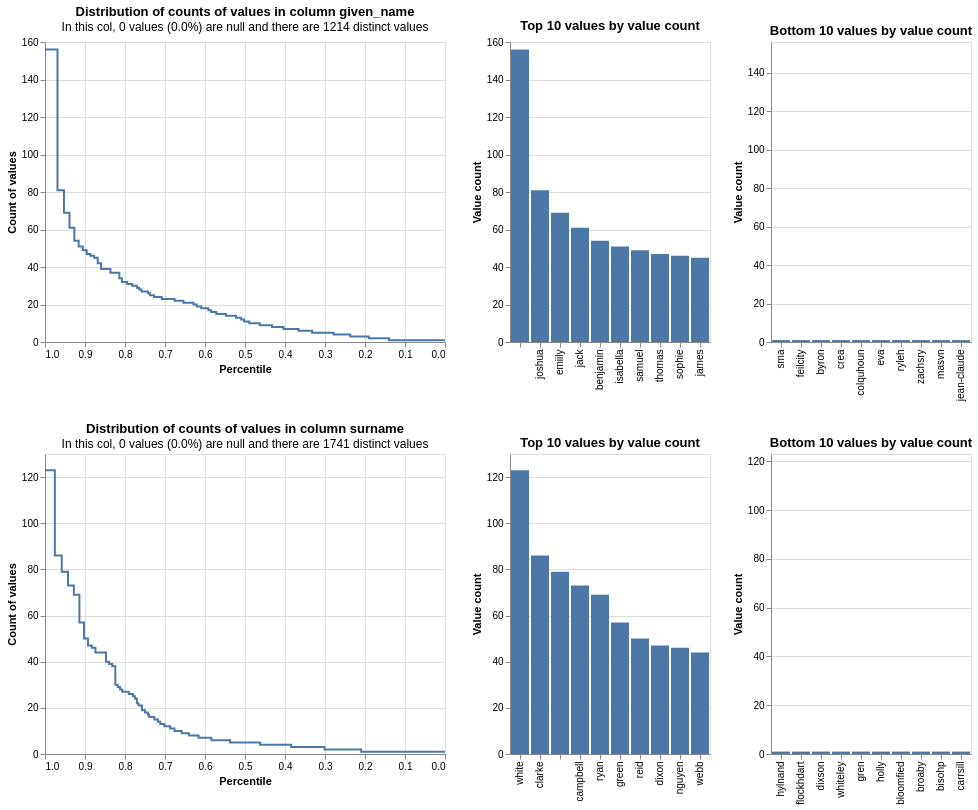

This figure's notebook cell:
### Code cell
from splink.exploratory import profile_columns

profile_columns(df, db_api=DuckDBAPI(), column_expressions=["given_name", "surname"])

### Figure 1 — Vega-Lite specification as saved in the notebook (floating-point values rounded to 4 significant figures)
{"config": {"view": {"continuousWidth": 400, "continuousHeight": 300}}, "vconcat": [{"hconcat": [{"mark": {"type": "line", "interpolate": "step-before"}, "data": {"values": [{"percentile_ex_nulls": 0.9688, "percentile_inc_nulls": 0.9688, "value_count": 156, "group_name": "given_name", "total_non_null_rows": 5000, "total_rows_inc_nulls": 5000, "sum_tokens_in_value_count_group": 156.0, "distinct_value_count": 1214}, {"percentile_ex_nulls": 0.9526, "percentile_inc_nulls": 0.9526, "value_count": 81, "group_name": "given_name", "total_non_null_rows": 5000, "total_rows_inc_nulls": 5000, "sum_tokens_in_value_count_group": 81.0, "distinct_value_count": 1214}, {"percentile_ex_nulls": 0.9388, "percentile_inc_nulls": 0.9388, "value_count": 69, "group_name": "given_name", "total_non_null_rows": 5000, "total_rows_inc_nulls": 5000, "sum_tokens_in_value_count_group": 69.0, "distinct_value_count": 1214}, {"percentile_ex_nulls": 0.9266, "percentile_inc_nulls": 0.9266, "value_count": 61, "group_name": "given_name", "total_non_null_rows": 5000, "total_rows_inc_nulls": 5000, "sum_tokens_in_value_count_group": 61.0, "distinct_value_count": 1214}, {"percentile_ex_nulls": 0.9158, "percentile_inc_nulls": 0.9158, "value_count": 54, "group_name": "given_name", "total_non_null_rows": 5000, "total_rows_inc_nulls": 5000, "sum_tokens_in_value_count_group": 54.0, "distinct_value_count": 1214}, {"percentile_ex_nulls": 0.9056, "percentile_inc_nulls": 0.9056, "value_count": 51, "group_name": "given_name", "total_non_null_rows": 5000, "total_rows_inc_nulls": 5000, "sum_tokens_in_value_count_group": 51.0, "distinct_value_count": 1214}, {"percentile_ex_nulls": 0.8958, "percentile_inc_nulls": 0.8958, "value_count": 49, "group_name": "given_name", "total_non_null_rows": 5000, "total_rows_inc_nulls": 5000, "sum_tokens_in_value_count_group": 49.0, "distinct_value_count": 1214}, {"percentile_ex_nulls": 0.8864, "percentile_inc_nulls": 0.8864, "value_count": 47, "group_name": "given_name", "total_non_null_rows": 5000, "total_rows_inc_nulls": 5000, "sum_tokens_in_value_count_group": 47.0, "distinct_value_count": 1214}, {"percentile_ex_nulls": 0.8772, "percentile_inc_nulls": 0.8772, "value_count": 46, "group_name": "given_name", "total_non_null_rows": 5000, "total_rows_inc_nulls": 5000, "sum_tokens_in_value_count_group": 46.0, "distinct_value_count": 1214}, {"percentile_ex_nulls": 0.8682, "percentile_inc_nulls": 0.8682, "value_count": 45, "group_name": "given_name", "total_non_null_rows": 5000, "total_rows_inc_nulls": 5000, "sum_tokens_in_value_count_group": 45.0, "distinct_value_count": 1214}, {"percentile_ex_nulls": 0.8598, "percentile_inc_nulls": 0.8598, "value_count": 42, "group_name": "given_name", "total_non_null_rows": 5000, "total_rows_inc_nulls": 5000, "sum_tokens_in_value_count_group": 42.0, "distinct_value_count": 1214}, {"percentile_ex_nulls": 0.8364, "percentile_inc_nulls": 0.8364, "value_count": 39, "group_name": "given_name", "total_non_null_rows": 5000, "total_rows_inc_nulls": 5000, "sum_tokens_in_value_count_group": 117.0, "distinct_value_count": 1214}, {"percentile_ex_nulls": 0.8142, "percentile_inc_nulls": 0.8142, "value_count": 37, "group_name": "given_name", "total_non_null_rows": 5000, "total_rows_inc_nulls": 5000, "sum_tokens_in_value_count_group": 111.0, "distinct_value_count": 1214}, {"percentile_ex_nulls": 0.8074, "percentile_inc_nulls": 0.8074, "value_count": 34, "group_name": "given_name", "total_non_null_rows": 5000, "total_rows_inc_nulls": 5000, "sum_tokens_in_value_count_group": 34.0, "distinct_value_count": 1214}, {"percentile_ex_nulls": 0.7946, "percentile_inc_nulls": 0.7946, "value_count": 32, "group_name": "given_name", "total_non_null_rows": 5000, "total_rows_inc_nulls": 5000, "sum_tokens_in_value_count_group": 64.0, "distinct_value_count": 1214}, {"percentile_ex_nulls": 0.7822, "percentile_inc_nulls": 0.7822, "value_count": 31, "group_name": "given_name", "total_non_null_rows": 5000, "total_rows_inc_nulls": 5000, "sum_tokens_in_value_count_group": 62.0, "distinct_value_count": 1214}, {"percentile_ex_nulls": 0.7702, "percentile_inc_nulls": 0.7702, "value_count": 30, "group_name": "given_name", "total_non_null_rows": 5000, "total_rows_inc_nulls": 5000, "sum_tokens_in_value_count_group": 60.0, "distinct_value_count": 1214}, {"percentile_ex_nulls": 0.7644, "percentile_inc_nulls": 0.7644, "value_count": 29, "group_name": "given_name", "total_non_null_rows": 5000, "total_rows_inc_nulls": 5000, "sum_tokens_in_value_count_group": 29.0, "distinct_value_count": 1214}, {"percentile_ex_nulls": 0.7588, "percentile_inc_nulls": 0.7588, "value_count": 28, "group_name": "given_name", "total_non_null_rows": 5000, "total_rows_inc_nulls": 5000, "sum_tokens_in_value_count_group": 28.0, "distinct_value_count": 1214}, {"percentile_ex_nulls": 0.7426, "percentile_inc_nulls": 0.7426, "value_count": 27, "group_name": "given_name", "total_non_null_rows": 5000, "total_rows_inc_nulls": 5000, "sum_tokens_in_value_count_group": 81.0, "distinct_value_count": 1214}, {"percentile_ex_nulls": 0.7374, "percentile_inc_nulls": 0.7374, "value_count": 26, "group_name": "given_name", "total_non_null_rows": 5000, "total_rows_inc_nulls": 5000, "sum_tokens_in_value_count_group": 26.0, "distinct_value_count": 1214}, {"percentile_ex_nulls": 0.7274, "percentile_inc_nulls": 0.7274, "value_count": 25, "group_name": "given_name", "total_non_null_rows": 5000, "total_rows_inc_nulls": 5000, "sum_tokens_in_value_count_group": 50.0, "distinct_value_count": 1214}, {"percentile_ex_nulls": 0.7082, "percentile_inc_nulls": 0.7082, "value_count": 24, "group_name": "given_name", "total_non_null_rows": 5000, "total_rows_inc_nulls": 5000, "sum_tokens_in_value_count_group": 96.0, "distinct_value_count": 1214}, {"percentile_ex_nulls": 0.676, "percentile_inc_nulls": 0.676, "value_count": 23, "group_name": "given_name", "total_non_null_rows": 5000, "total_rows_inc_nulls": 5000, "sum_tokens_in_value_count_group": 161.0, "distinct_value_count": 1214}, {"percentile_ex_nulls": 0.654, "percentile_inc_nulls": 0.654, "value_count": 22, "group_name": "given_name", "total_non_null_rows": 5000, "total_rows_inc_nulls": 5000, "sum_tokens_in_value_count_group": 110.0, "distinct_value_count": 1214}, {"percentile_ex_nulls": 0.6288, "percentile_inc_nulls": 0.6288, "value_count": 21, "group_name": "given_name", "total_non_null_rows": 5000, "total_rows_inc_nulls": 5000, "sum_tokens_in_value_count_group": 126.0, "distinct_value_count": 1214}, {"percentile_ex_nulls": 0.6208, "percentile_inc_nulls": 0.6208, "value_count": 20, "group_name": "given_name", "total_non_null_rows": 5000, "total_rows_inc_nulls": 5000, "sum_tokens_in_value_count_group": 40.0, "distinct_value_count": 1214}, {"percentile_ex_nulls": 0.6094, "percentile_inc_nulls": 0.6094, "value_count": 19, "group_name": "given_name", "total_non_null_rows": 5000, "total_rows_inc_nulls": 5000, "sum_tokens_in_value_count_group": 57.0, "distinct_value_count": 1214}, {"percentile_ex_nulls": 0.5914, "percentile_inc_nulls": 0.5914, "value_count": 18, "group_name": "given_name", "total_non_null_rows": 5000, "total_rows_inc_nulls": 5000, "sum_tokens_in_value_count_group": 90.0, "distinct_value_count": 1214}, {"percentile_ex_nulls": 0.5846, "percentile_inc_nulls": 0.5846, "value_count": 17, "group_name": "given_name", "total_non_null_rows": 5000, "total_rows_inc_nulls": 5000, "sum_tokens_in_value_count_group": 34.0, "distinct_value_count": 1214}, {"percentile_ex_nulls": 0.5718, "percentile_inc_nulls": 0.5718, "value_count": 16, "group_name": "given_name", "total_non_null_rows": 5000, "total_rows_inc_nulls": 5000, "sum_tokens_in_value_count_group": 64.0, "distinct_value_count": 1214}, {"percentile_ex_nulls": 0.5478, "percentile_inc_nulls": 0.5478, "value_count": 15, "group_name": "given_name", "total_non_null_rows": 5000, "total_rows_inc_nulls": 5000, "sum_tokens_in_value_count_group": 120.0, "distinct_value_count": 1214}, {"percentile_ex_nulls": 0.5226, "percentile_inc_nulls": 0.5226, "value_count": 14, "group_name": "given_name", "total_non_null_rows": 5000, "total_rows_inc_nulls": 5000, "sum_tokens_in_value_count_group": 126.0, "distinct_value_count": 1214}, {"percentile_ex_nulls": 0.5096, "percentile_inc_nulls": 0.5096, "value_count": 13, "group_name": "given_name", "total_non_null_rows": 5000, "total_rows_inc_nulls": 5000, "sum_tokens_in_value_count_group": 65.0, "distinct_value_count": 1214}, {"percentile_ex_nulls": 0.5024, "percentile_inc_nulls": 0.5024, "value_count": 12, "group_name": "given_name", "total_non_null_rows": 5000, "total_rows_inc_nulls": 5000, "sum_tokens_in_value_count_group": 36.0, "distinct_value_count": 1214}, {"percentile_ex_nulls": 0.4892, "percentile_inc_nulls": 0.4892, "value_count": 11, "group_name": "given_name", "total_non_null_rows": 5000, "total_rows_inc_nulls": 5000, "sum_tokens_in_value_count_group": 66.0, "distinct_value_count": 1214}, {"percentile_ex_nulls": 0.4632, "percentile_inc_nulls": 0.4632, "value_count": 10, "group_name": "given_name", "total_non_null_rows": 5000, "total_rows_inc_nulls": 5000, "sum_tokens_in_value_count_group": 130.0, "distinct_value_count": 1214}, {"percentile_ex_nulls": 0.4326, "percentile_inc_nulls": 0.4326, "value_count": 9, "group_name": "given_name", "total_non_null_rows": 5000, "total_rows_inc_nulls": 5000, "sum_tokens_in_value_count_group": 153.0, "distinct_value_count": 1214}, {"percentile_ex_nulls": 0.4038, "percentile_inc_nulls": 0.4038, "value_count": 8, "group_name": "given_name", "total_non_null_rows": 5000, "total_rows_inc_nulls": 5000, "sum_tokens_in_value_count_group": 144.0, "distinct_value_count": 1214}, {"percentile_ex_nulls": 0.366, "percentile_inc_nulls": 0.366, "value_count": 7, "group_name": "given_name", "total_non_null_rows": 5000, "total_rows_inc_nulls": 5000, "sum_tokens_in_value_count_group": 189.0, "distinct_value_count": 1214}, {"percentile_ex_nulls": 0.3324, "percentile_inc_nulls": 0.3324, "value_count": 6, "group_name": "given_name", "total_non_null_rows": 5000, "total_rows_inc_nulls": 5000, "sum_tokens_in_value_count_group": 168.0, "distinct_value_count": 1214}, {"percentile_ex_nulls": 0.2784, "percentile_inc_nulls": 0.2784, "value_count": 5, "group_name": "given_name", "total_non_null_rows": 5000, "total_rows_inc_nulls": 5000, "sum_tokens_in_value_count_group": 270.0, "distinct_value_count": 1214}, {"percentile_ex_nulls": 0.2368, "percentile_inc_nulls": 0.2368, "value_count": 4, "group_name": "given_name", "total_non_null_rows": 5000, "total_rows_inc_nulls": 5000, "sum_tokens_in_value_count_group": 208.0, "distinct_value_count": 1214}, {"percentile_ex_nulls": 0.1906, "percentile_inc_nulls": 0.1906, "value_count": 3, "group_name": "given_name", "total_non_null_rows": 5000, "total_rows_inc_nulls": 5000, "sum_tokens_in_value_count_group": 231.0, "distinct_value_count": 1214}, {"percentile_ex_nulls": 0.1402, "percentile_inc_nulls": 0.1402, "value_count": 2, "group_name": "given_name", "total_non_null_rows": 5000, "total_rows_inc_nulls": 5000, "sum_tokens_in_value_count_group": 252.0, "distinct_value_count": 1214}, {"percentile_ex_nulls": 0.0, "percentile_inc_nulls": 0.0, "value_count": 1, "group_name": "given_name", "total_non_null_rows": 5000, "total_rows_inc_nulls": 5000, "sum_tokens_in_value_count_group": 701.0, "distinct_value_count": 1214}, {"percentile_ex_nulls": 1.0, "percentile_inc_nulls": 1.0, "value_count": 156, "group_name": "given_name", "total_non_null_rows": 5000, "total_rows_inc_nulls": 5000, "sum_tokens_in_value_count_group": 156.0, "distinct_value_count": 1214}]}, "encoding": {"tooltip": [{"field": "value_count", "type": "quantitative"}, {"field": "percentile_ex_nulls", "type": "quantitative"}, {"field": "percentile_inc_nulls", "type": "quantitative"}, {"field": "total_non_null_rows", "type": "quantitative"}, {"field": "total_rows_inc_nulls", "type": "quantitative"}], "x": {"field": "percentile_ex_nulls", "sort": "descending", "title": "Percentile", "type": "quantitative"}, "y": {"field": "value_count", "title": "Count of values", "type": "quantitative"}}, "title": {"text": "Distribution of counts of values in column given_name", "subtitle": "In this col, 0 values (0.0%) are null and there are 1214 distinct values"}}, {"mark": "bar", "data": {"values": [{"value_count": 156, "group_name": "given_name", "value": " ", "total_non_null_rows": 5000, "total_rows_inc_nulls": 5000, "distinct_value_count": 1214}, {"value_count": 81, "group_name": "given_name", "value": " joshua", "total_non_null_rows": 5000, "total_rows_inc_nulls": 5000, "distinct_value_count": 1214}, {"value_count": 69, "group_name": "given_name", "value": " emiily", "total_non_null_rows": 5000, "total_rows_inc_nulls": 5000, "distinct_value_count": 1214}, {"value_count": 61, "group_name": "given_name", "value": " jack", "total_non_null_rows": 5000, "total_rows_inc_nulls": 5000, "distinct_value_count": 1214}, {"value_count": 54, "group_name": "given_name", "value": " benjamin", "total_non_null_rows": 5000, "total_rows_inc_nulls": 5000, "distinct_value_count": 1214}, {"value_count": 51, "group_name": "given_name", "value": " isabella", "total_non_null_rows": 5000, "total_rows_inc_nulls": 5000, "distinct_value_count": 1214}, {"value_count": 49, "group_name": "given_name", "value": " samuel", "total_non_null_rows": 5000, "total_rows_inc_nulls": 5000, "distinct_value_count": 1214}, {"value_count": 47, "group_name": "given_name", "value": " thomas", "total_non_null_rows": 5000, "total_rows_inc_nulls": 5000, "distinct_value_count": 1214}, {"value_count": 46, "group_name": "given_name", "value": " sophie", "total_non_null_rows": 5000, "total_rows_inc_nulls": 5000, "distinct_value_count": 1214}, {"value_count": 45, "group_name": "given_name", "value": " james", "total_non_null_rows": 5000, "total_rows_inc_nulls": 5000, "distinct_value_count": 1214}]}, "encoding": {"tooltip": [{"field": "value", "type": "nominal"}, {"field": "value_count", "type": "quantitative"}, {"field": "total_non_null_rows", "type": "quantitative"}, {"field": "total_rows_inc_nulls", "type": "quantitative"}], "x": {"field": "value", "sort": "-y", "title": null, "type": "nominal"}, "y": {"field": "value_count", "title": "Value count", "type": "quantitative"}}, "title": "Top 10 values by value count"}, {"mark": "bar", "data": {"values": [{"value_count": 1, "group_name": "given_name", "value": " sma", "total_non_null_rows": 5000, "total_rows_inc_nulls": 5000, "distinct_value_count": 1214}, {"value_count": 1, "group_name": "given_name", "value": " feilcity", "total_non_null_rows": 5000, "total_rows_inc_nulls": 5000, "distinct_value_count": 1214}, {"value_count": 1, "group_name": "given_name", "value": " byron", "total_non_null_rows": 5000, "total_rows_inc_nulls": 5000, "distinct_value_count": 1214}, {"value_count": 1, "group_name": "given_name", "value": " crea", "total_non_null_rows": 5000, "total_rows_inc_nulls": 5000, "distinct_value_count": 1214}, {"value_count": 1, "group_name": "given_name", "value": " colquhoun", "total_non_null_rows": 5000, "total_rows_inc_nulls": 5000, "distinct_value_count": 1214}, {"value_count": 1, "group_name": "given_name", "value": " eva", "total_non_null_rows": 5000, "total_rows_inc_nulls": 5000, "distinct_value_count": 1214}, {"value_count": 1, "group_name": "given_name", "value": " ryleh", "total_non_null_rows": 5000, "total_rows_inc_nulls": 5000, "distinct_value_count": 1214}, {"value_count": 1, "group_name": "given_name", "value": " zachsry", "total_non_null_rows": 5000, "total_rows_inc_nulls": 5000, "distinct_value_count": 1214}, {"value_count": 1, "group_name": "given_name", "value": " masvn", "total_non_null_rows": 5000, "total_rows_inc_nulls": 5000, "distinct_value_count": 1214}, {"value_count": 1, "group_name": "given_name", "value": " jean-claude", "total_non_null_rows": 5000, "total_rows_inc_nulls": 5000, "distinct_value_count": 1214}]}, "encoding": {"tooltip": [{"field": "value", "type": "nominal"}, {"field": "value_count", "type": "quantitative"}, {"field": "total_non_null_rows", "type": "quantitative"}, {"field": "total_rows_inc_nulls", "type": "quantitative"}], "x": {"field": "value", "sort": "-y", "title": null, "type": "nominal"}, "y": {"field": "value_count", "scale": {"domain": [0, 156]}, "title": "Value count", "type": "quantitative"}}, "title": "Bottom 10 values by value count"}]}, {"hconcat": [{"mark": {"type": "line", "interpolate": "step-before"}, "data": {"values": [{"percentile_ex_nulls": 0.9754, "percentile_inc_nulls": 0.9754, "value_count": 123, "group_name": "surname", "total_non_null_rows": 5000, "total_rows_inc_nulls": 5000, "sum_tokens_in_value_count_group": 123.0, "distinct_value_count": 1741}, {"percentile_ex_nulls": 0.9582, "percentile_inc_nulls": 0.9582, "value_count": 86, "group_name": "surname", "total_non_null_rows": 5000, "total_rows_inc_nulls": 5000, "sum_tokens_in_value_count_group": 86.0, "distinct_value_count": 1741}, {"percentile_ex_nulls": 0.9424, "percentile_inc_nulls": 0.9424, "value_count": 79, "group_name": "surname", "total_non_null_rows": 5000, "total_rows_inc_nulls": 5000, "sum_tokens_in_value_count_group": 79.0, "distinct_value_count": 1741}, {"percentile_ex_nulls": 0.9278, "percentile_inc_nulls": 0.9278, "value_count": 73, "group_name": "surname", "total_non_null_rows": 5000, "total_rows_inc_nulls": 5000, "sum_tokens_in_value_count_group": 73.0, "distinct_value_count": 1741}, {"percentile_ex_nulls": 0.914, "percentile_inc_nulls": 0.914, "value_count": 69, "group_name": "surname", "total_non_null_rows": 5000, "total_rows_inc_nulls": 5000, "sum_tokens_in_value_count_group": 69.0, "distinct_value_count": 1741}, {"percentile_ex_nulls": 0.9026, "percentile_inc_nulls": 0.9026, "value_count": 57, "group_name": "surname", "total_non_null_rows": 5000, "total_rows_inc_nulls": 5000, "sum_tokens_in_value_count_group": 57.0, "distinct_value_count": 1741}, {"percentile_ex_nulls": 0.8926, "percentile_inc_nulls": 0.8926, "value_count": 50, "group_name": "surname", "total_non_null_rows": 5000, "total_rows_inc_nulls": 5000, "sum_tokens_in_value_count_group": 50.0, "distinct_value_count": 1741}, {"percentile_ex_nulls": 0.8832, "percentile_inc_nulls": 0.8832, "value_count": 47, "group_name": "surname", "total_non_null_rows": 5000, "total_rows_inc_nulls": 5000, "sum_tokens_in_value_count_group": 47.0, "distinct_value_count": 1741}, {"percentile_ex_nulls": 0.874, "percentile_inc_nulls": 0.874, "value_count": 46, "group_name": "surname", "total_non_null_rows": 5000, "total_rows_inc_nulls": 5000, "sum_tokens_in_value_count_group": 46.0, "distinct_value_count": 1741}, {"percentile_ex_nulls": 0.8476, "percentile_inc_nulls": 0.8476, "value_count": 44, "group_name": "surname", "total_non_null_rows": 5000, "total_rows_inc_nulls": 5000, "sum_tokens_in_value_count_group": 132.0, "distinct_value_count": 1741}, {"percentile_ex_nulls": 0.8396, "percentile_inc_nulls": 0.8396, "value_count": 40, "group_name": "surname", "total_non_null_rows": 5000, "total_rows_inc_nulls": 5000, "sum_tokens_in_value_count_group": 40.0, "distinct_value_count": 1741}, {"percentile_ex_nulls": 0.8318, "percentile_inc_nulls": 0.8318, "value_count": 39, "group_name": "surname", "total_non_null_rows": 5000, "total_rows_inc_nulls": 5000, "sum_tokens_in_value_count_group": 39.0, "distinct_value_count": 1741}, {"percentile_ex_nulls": 0.8242, "percentile_inc_nulls": 0.8242, "value_count": 38, "group_name": "surname", "total_non_null_rows": 5000, "total_rows_inc_nulls": 5000, "sum_tokens_in_value_count_group": 38.0, "distinct_value_count": 1741}, {"percentile_ex_nulls": 0.8182, "percentile_inc_nulls": 0.8182, "value_count": 30, "group_name": "surname", "total_non_null_rows": 5000, "total_rows_inc_nulls": 5000, "sum_tokens_in_value_count_group": 30.0, "distinct_value_count": 1741}, {"percentile_ex_nulls": 0.8124, "percentile_inc_nulls": 0.8124, "value_count": 29, "group_name": "surname", "total_non_null_rows": 5000, "total_rows_inc_nulls": 5000, "sum_tokens_in_value_count_group": 29.0, "distinct_value_count": 1741}, {"percentile_ex_nulls": 0.8068, "percentile_inc_nulls": 0.8068, "value_count": 28, "group_name": "surname", "total_non_null_rows": 5000, "total_rows_inc_nulls": 5000, "sum_tokens_in_value_count_group": 28.0, "distinct_value_count": 1741}, {"percentile_ex_nulls": 0.7906, "percentile_inc_nulls": 0.7906, "value_count": 27, "group_name": "surname", "total_non_null_rows": 5000, "total_rows_inc_nulls": 5000, "sum_tokens_in_value_count_group": 81.0, "distinct_value_count": 1741}, {"percentile_ex_nulls": 0.7802, "percentile_inc_nulls": 0.7802, "value_count": 26, "group_name": "surname", "total_non_null_rows": 5000, "total_rows_inc_nulls": 5000, "sum_tokens_in_value_count_group": 52.0, "distinct_value_count": 1741}, {"percentile_ex_nulls": 0.7752, "percentile_inc_nulls": 0.7752, "value_count": 25, "group_name": "surname", "total_non_null_rows": 5000, "total_rows_inc_nulls": 5000, "sum_tokens_in_value_count_group": 25.0, "distinct_value_count": 1741}, {"percentile_ex_nulls": 0.7704, "percentile_inc_nulls": 0.7704, "value_count": 24, "group_name": "surname", "total_non_null_rows": 5000, "total_rows_inc_nulls": 5000, "sum_tokens_in_value_count_group": 24.0, "distinct_value_count": 1741}, {"percentile_ex_nulls": 0.766, "percentile_inc_nulls": 0.766, "value_count": 22, "group_name": "surname", "total_non_null_rows": 5000, "total_rows_inc_nulls": 5000, "sum_tokens_in_value_count_group": 22.0, "distinct_value_count": 1741}, {"percentile_ex_nulls": 0.7576, "percentile_inc_nulls": 0.7576, "value_count": 21, "group_name": "surname", "total_non_null_rows": 5000, "total_rows_inc_nulls": 5000, "sum_tokens_in_value_count_group": 42.0, "distinct_value_count": 1741}, {"percentile_ex_nulls": 0.75, "percentile_inc_nulls": 0.75, "value_count": 19, "group_name": "surname", "total_non_null_rows": 5000, "total_rows_inc_nulls": 5000, "sum_tokens_in_value_count_group": 38.0, "distinct_value_count": 1741}, {"percentile_ex_nulls": 0.7428, "percentile_inc_nulls": 0.7428, "value_count": 18, "group_name": "surname", "total_non_null_rows": 5000, "total_rows_inc_nulls": 5000, "sum_tokens_in_value_count_group": 36.0, "distinct_value_count": 1741}, {"percentile_ex_nulls": 0.7394, "percentile_inc_nulls": 0.7394, "value_count": 17, "group_name": "surname", "total_non_null_rows": 5000, "total_rows_inc_nulls": 5000, "sum_tokens_in_value_count_group": 17.0, "distinct_value_count": 1741}, {"percentile_ex_nulls": 0.7266, "percentile_inc_nulls": 0.7266, "value_count": 16, "group_name": "surname", "total_non_null_rows": 5000, "total_rows_inc_nulls": 5000, "sum_tokens_in_value_count_group": 64.0, "distinct_value_count": 1741}, {"percentile_ex_nulls": 0.7176, "percentile_inc_nulls": 0.7176, "value_count": 15, "group_name": "surname", "total_non_null_rows": 5000, "total_rows_inc_nulls": 5000, "sum_tokens_in_value_count_group": 45.0, "distinct_value_count": 1741}, {"percentile_ex_nulls": 0.712, "percentile_inc_nulls": 0.712, "value_count": 14, "group_name": "surname", "total_non_null_rows": 5000, "total_rows_inc_nulls": 5000, "sum_tokens_in_value_count_group": 28.0, "distinct_value_count": 1741}, {"percentile_ex_nulls": 0.7016, "percentile_inc_nulls": 0.7016, "value_count": 13, "group_name": "surname", "total_non_null_rows": 5000, "total_rows_inc_nulls": 5000, "sum_tokens_in_value_count_group": 52.0, "distinct_value_count": 1741}, {"percentile_ex_nulls": 0.6872, "percentile_inc_nulls": 0.6872, "value_count": 12, "group_name": "surname", "total_non_null_rows": 5000, "total_rows_inc_nulls": 5000, "sum_tokens_in_value_count_group": 72.0, "distinct_value_count": 1741}, {"percentile_ex_nulls": 0.6762, "percentile_inc_nulls": 0.6762, "value_count": 11, "group_name": "surname", "total_non_null_rows": 5000, "total_rows_inc_nulls": 5000, "sum_tokens_in_value_count_group": 55.0, "distinct_value_count": 1741}, {"percentile_ex_nulls": 0.6582, "percentile_inc_nulls": 0.6582, "value_count": 10, "group_name": "surname", "total_non_null_rows": 5000, "total_rows_inc_nulls": 5000, "sum_tokens_in_value_count_group": 90.0, "distinct_value_count": 1741}, {"percentile_ex_nulls": 0.6402, "percentile_inc_nulls": 0.6402, "value_count": 9, "group_name": "surname", "total_non_null_rows": 5000, "total_rows_inc_nulls": 5000, "sum_tokens_in_value_count_group": 90.0, "distinct_value_count": 1741}, {"percentile_ex_nulls": 0.6162, "percentile_inc_nulls": 0.6162, "value_count": 8, "group_name": "surname", "total_non_null_rows": 5000, "total_rows_inc_nulls": 5000, "sum_tokens_in_value_count_group": 120.0, "distinct_value_count": 1741}, {"percentile_ex_nulls": 0.584, "percentile_inc_nulls": 0.584, "value_count": 7, "group_name": "surname", "total_non_null_rows": 5000, "total_rows_inc_nulls": 5000, "sum_tokens_in_value_count_group": 161.0, "distinct_value_count": 1741}, {"percentile_ex_nulls": 0.5372, "percentile_inc_nulls": 0.5372, "value_count": 6, "group_name": "surname", "total_non_null_rows": 5000, "total_rows_inc_nulls": 5000, "sum_tokens_in_value_count_group": 234.0, "distinct_value_count": 1741}, {"percentile_ex_nulls": 0.4622, "percentile_inc_nulls": 0.4622, "value_count": 5, "group_name": "surname", "total_non_null_rows": 5000, "total_rows_inc_nulls": 5000, "sum_tokens_in_value_count_group": 375.0, "distinct_value_count": 1741}, {"percentile_ex_nulls": 0.3846, "percentile_inc_nulls": 0.3846, "value_count": 4, "group_name": "surname", "total_non_null_rows": 5000, "total_rows_inc_nulls": 5000, "sum_tokens_in_value_count_group": 388.0, "distinct_value_count": 1741}, {"percentile_ex_nulls": 0.3012, "percentile_inc_nulls": 0.3012, "value_count": 3, "group_name": "surname", "total_non_null_rows": 5000, "total_rows_inc_nulls": 5000, "sum_tokens_in_value_count_group": 417.0, "distinct_value_count": 1741}, {"percentile_ex_nulls": 0.2096, "percentile_inc_nulls": 0.2096, "value_count": 2, "group_name": "surname", "total_non_null_rows": 5000, "total_rows_inc_nulls": 5000, "sum_tokens_in_value_count_group": 458.0, "distinct_value_count": 1741}, {"percentile_ex_nulls": 0.0, "percentile_inc_nulls": 0.0, "value_count": 1, "group_name": "surname", "total_non_null_rows": 5000, "total_rows_inc_nulls": 5000, "sum_tokens_in_value_count_group": 1048.0, "distinct_value_count": 1741}, {"percentile_ex_nulls": 1.0, "percentile_inc_nulls": 1.0, "value_count": 123, "group_name": "surname", "total_non_null_rows": 5000, "total_rows_inc_nulls": 5000, "sum_tokens_in_value_count_group": 123.0, "distinct_value_count": 1741}]}, "encoding": {"tooltip": [{"field": "value_count", "type": "quantitative"}, {"field": "percentile_ex_nulls", "type": "quantitative"}, {"field": "percentile_inc_nulls", "type": "quantitative"}, {"field": "total_non_null_rows", "type": "quantitative"}, {"field": "total_rows_inc_nulls", "type": "quantitative"}], "x": {"field": "percentile_ex_nulls", "sort": "descending", "title": "Percentile", "type": "quantitative"}, "y": {"field": "value_count", "title": "Count of values", "type": "quantitative"}}, "title": {"text": "Distribution of counts of values in column surname", "subtitle": "In this col, 0 values (0.0%) are null and there are 1741 distinct values"}}, {"mark": "bar", "data": {"values": [{"value_count": 123, "group_name": "surname", "value": " white", "total_non_null_rows": 5000, "total_rows_inc_nulls": 5000, "distinct_value_count": 1741}, {"value_count": 86, "group_name": "surname", "value": " clarke", "total_non_null_rows": 5000, "total_rows_inc_nulls": 5000, "distinct_value_count": 1741}, {"value_count": 79, "group_name": "surname", "value": " ", "total_non_null_rows": 5000, "total_rows_inc_nulls": 5000, "distinct_value_count": 1741}, {"value_count": 73, "group_name": "surname", "value": " campbell", "total_non_null_rows": 5000, "total_rows_inc_nulls": 5000, "distinct_value_count": 1741}, {"value_count": 69, "group_name": "surname", "value": " ryan", "total_non_null_rows": 5000, "total_rows_inc_nulls": 5000, "distinct_value_count": 1741}, {"value_count": 57, "group_name": "surname", "value": " green", "total_non_null_rows": 5000, "total_rows_inc_nulls": 5000, "distinct_value_count": 1741}, {"value_count": 50, "group_name": "surname", "value": " reid", "total_non_null_rows": 5000, "total_rows_inc_nulls": 5000, "distinct_value_count": 1741}, {"value_count": 47, "group_name": "surname", "value": " dixon", "total_non_null_rows": 5000, "total_rows_inc_nulls": 5000, "distinct_value_count": 1741}, {"value_count": 46, "group_name": "surname", "value": " nguyen", "total_non_null_rows": 5000, "total_rows_inc_nulls": 5000, "distinct_value_count": 1741}, {"value_count": 44, "group_name": "surname", "value": " webb", "total_non_null_rows": 5000, "total_rows_inc_nulls": 5000, "distinct_value_count": 1741}]}, "encoding": {"tooltip": [{"field": "value", "type": "nominal"}, {"field": "value_count", "type": "quantitative"}, {"field": "total_non_null_rows", "type": "quantitative"}, {"field": "total_rows_inc_nulls", "type": "quantitative"}], "x": {"field": "value", "sort": "-y", "title": null, "type": "nominal"}, "y": {"field": "value_count", "title": "Value count", "type": "quantitative"}}, "title": "Top 10 values by value count"}, {"mark": "bar", "data": {"values": [{"value_count": 1, "group_name": "surname", "value": " hylnand", "total_non_null_rows": 5000, "total_rows_inc_nulls": 5000, "distinct_value_count": 1741}, {"value_count": 1, "group_name": "surname", "value": " flockhdart", "total_non_null_rows": 5000, "total_rows_inc_nulls": 5000, "distinct_value_count": 1741}, {"value_count": 1, "group_name": "surname", "value": " dixson", "total_non_null_rows": 5000, "total_rows_inc_nulls": 5000, "distinct_value_count": 1741}, {"value_count": 1, "group_name": "surname", "value": " whiteley", "total_non_null_rows": 5000, "total_rows_inc_nulls": 5000, "distinct_value_count": 1741}, {"value_count": 1, "group_name": "surname", "value": " gren", "total_non_null_rows": 5000, "total_rows_inc_nulls": 5000, "distinct_value_count": 1741}, {"value_count": 1, "group_name": "surname", "value": " holly", "total_non_null_rows": 5000, "total_rows_inc_nulls": 5000, "distinct_value_count": 1741}, {"value_count": 1, "group_name": "surname", "value": " bloomfied", "total_non_null_rows": 5000, "total_rows_inc_nulls": 5000, "distinct_value_count": 1741}, {"value_count": 1, "group_name": "surname", "value": " broaby", "total_non_null_rows": 5000, "total_rows_inc_nulls": 5000, "distinct_value_count": 1741}, {"value_count": 1, "group_name": "surname", "value": " bisohp", "total_non_null_rows": 5000, "total_rows_inc_nulls": 5000, "distinct_value_count": 1741}, {"value_count": 1, "group_name": "surname", "value": " carrsill", "total_non_null_rows": 5000, "total_rows_inc_nulls": 5000, "distinct_value_count": 1741}]}, "encoding": {"tooltip": [{"field": "value", "type": "nominal"}, {"field": "value_count", "type": "quantitative"}, {"field": "total_non_null_rows", "type": "quantitative"}, {"field": "total_rows_inc_nulls", "type": "quantitative"}], "x": {"field": "value", "sort": "-y", "title": null, "type": "nominal"}, "y": {"field": "value_count", "scale": {"domain": [0, 123]}, "title": "Value count", "type": "quantitative"}}, "title": "Bottom 10 values by value count"}]}], "$schema": "https://vega.github.io/schema/vega-lite/v5.9.3.json"}
